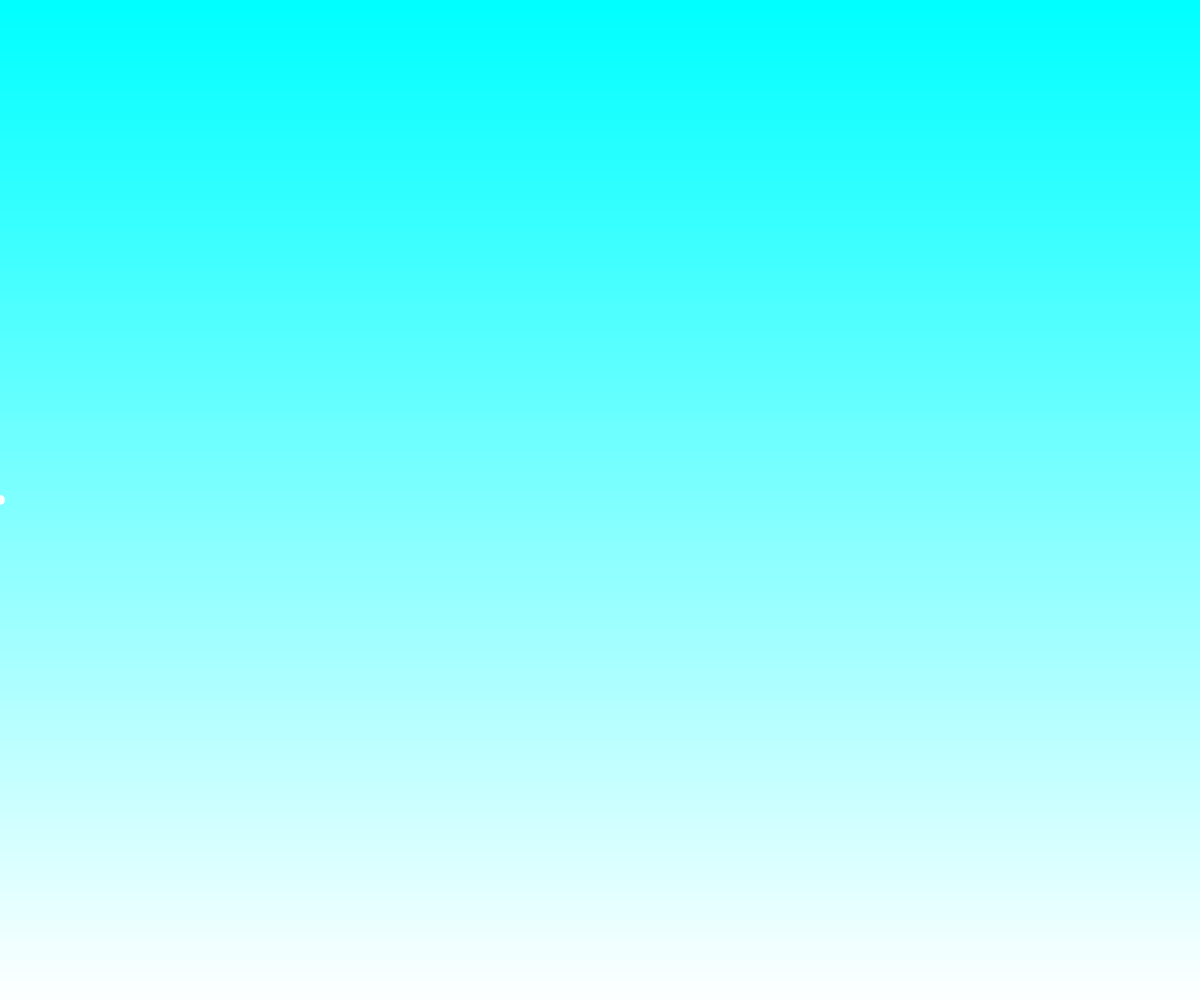
Frame 1 (no input)
Frame 60 (no input): identical to frame 1, image omitted
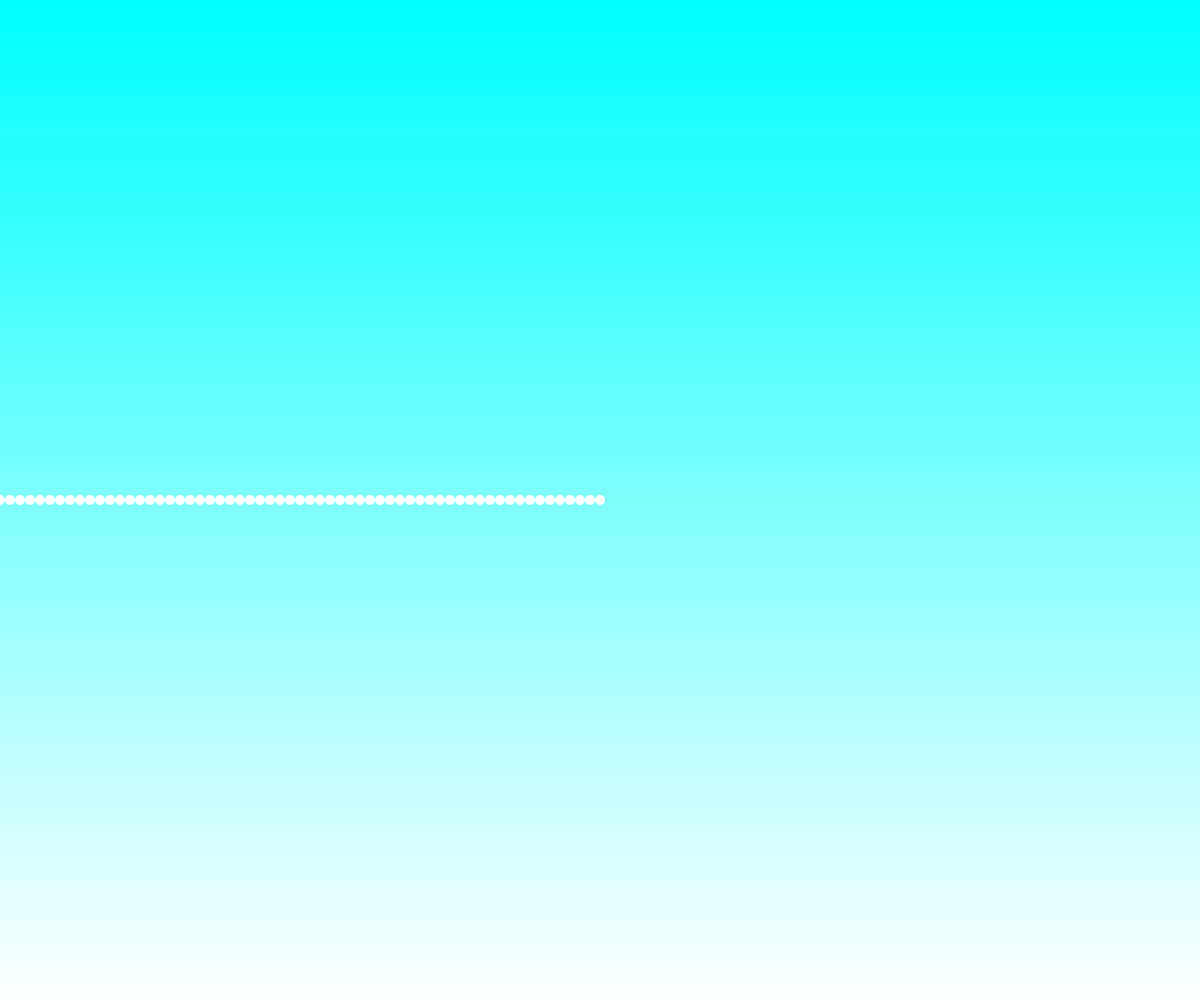
Frame 120 (the mouse pressed at the canvas centre since frame 60)

The p5.js sketch that drew these frames (run headless with seeded random() and noise() and a simulated clock; from frame 60 on, the mouse is pressed at the canvas centre):

// p5.js sketch
// ── sketch.js
// Project Title
// Your Name
// Date
//
// Extra for Experts:
// - describe what you did to take this project "above and beyond"


function setup() {
  createCanvas(windowWidth, windowHeight);
}

function draw() {
  background(0);
  gradientBackground();
  circleLine();
  
}




function gradientBackground(){
  let h = 10;
  for(let y = 0;y < height; y+= h){
    
    noStroke();
    let mappedY = map(y,0,height,0,255);
    fill(mappedY,255,255);
    
    rect(0,y,width,h);
  }
}
function circleLine(){
  let d = 10;
  let y = height/2;
  let xStart = 0;
  let xEnd = mouseX;

  for(let x = xStart; x <= xEnd;x+=d){
    circle(x,y,d);
  }
}
